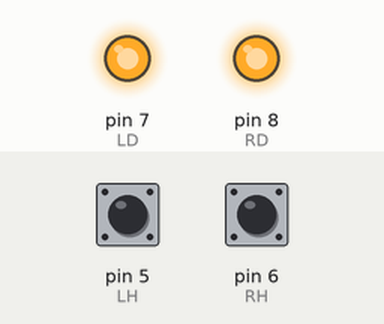
A sketch run on a simulated Arduino Uno, built with avr-gcc and run on an emulated ATmega328P. On the bench: output pins drawn as LEDs (lit = HIGH). The test bench sets the inputs (shaded band); at power-on: pin 5 (LH) HIGH, pin 6 (RH) HIGH.

Above: at 0.1 s.
Timing chart, 0 to 1.6 s (numbered marks = the images above):
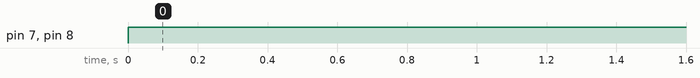

The sketch:

xiaochexunji.ino
```cpp
//黑低，白高
int LH=5;
int RH=6;
int LD=7;
int RD=8;
void setup()
{
  pinMode(LH,INPUT_PULLUP);
  pinMode(RH,INPUT_PULLUP);
  pinMode(LD,OUTPUT);
  pinMode(RD,OUTPUT);
  digitalWrite(LD, 0);
  digitalWrite(RD, 0);

}

void loop()
{
  if(digitalRead(LH)==1)
  {
    digitalWrite(RD, 1);
  }
  if(digitalRead(RH)==1)
  {
    digitalWrite(LD, 1);
  }
}
```

Measured:
- by itself, pin 7 (LD), pin 8 (RD): LOW → HIGH at 0.00 s
